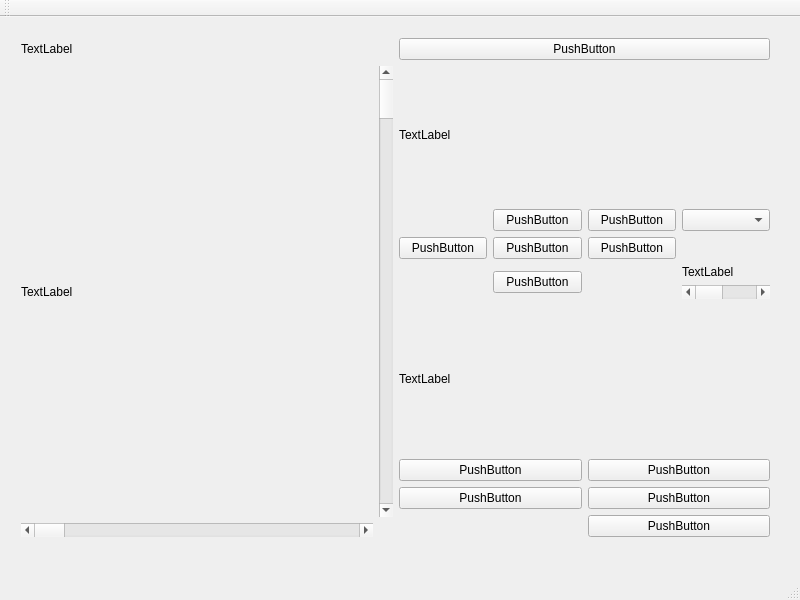
<?xml version="1.0" encoding="UTF-8"?>
<ui version="4.0">
 <class>main_window</class>
 <widget class="QMainWindow" name="main_window">
  <property name="geometry">
   <rect>
    <x>0</x>
    <y>0</y>
    <width>800</width>
    <height>600</height>
   </rect>
  </property>
  <property name="windowTitle">
   <string>main_window</string>
  </property>
  <widget class="QWidget" name="centralWidget">
   <widget class="QWidget" name="">
    <property name="geometry">
     <rect>
      <x>10</x>
      <y>10</y>
      <width>771</width>
      <height>521</height>
     </rect>
    </property>
    <layout class="QGridLayout" name="gridLayout_2">
     <item row="0" column="0">
      <widget class="QLabel" name="label_3">
       <property name="text">
        <string>TextLabel</string>
       </property>
      </widget>
     </item>
     <item row="0" column="1">
      <widget class="QPushButton" name="pushButton_7">
       <property name="text">
        <string>PushButton</string>
       </property>
      </widget>
     </item>
     <item row="1" column="0" rowspan="2">
      <layout class="QGridLayout" name="game_window">
       <item row="0" column="0">
        <widget class="QLabel" name="placeholder">
         <property name="enabled">
          <bool>true</bool>
         </property>
         <property name="text">
          <string>TextLabel</string>
         </property>
        </widget>
       </item>
       <item row="1" column="0">
        <widget class="QScrollBar" name="xScrollbar">
         <property name="orientation">
          <enum>Qt::Horizontal</enum>
         </property>
        </widget>
       </item>
       <item row="0" column="1">
        <widget class="QScrollBar" name="yScrollbar">
         <property name="orientation">
          <enum>Qt::Vertical</enum>
         </property>
        </widget>
       </item>
      </layout>
     </item>
     <item row="1" column="1">
      <layout class="QGridLayout" name="gridLayout">
       <item row="3" column="3">
        <layout class="QVBoxLayout" name="currentProgramLayout">
         <item>
          <widget class="QLabel" name="label">
           <property name="text">
            <string>TextLabel</string>
           </property>
          </widget>
         </item>
         <item>
          <widget class="QScrollBar" name="horizontalScrollBar">
           <property name="orientation">
            <enum>Qt::Horizontal</enum>
           </property>
          </widget>
         </item>
        </layout>
       </item>
       <item row="1" column="3">
        <widget class="QComboBox" name="comboBox"/>
       </item>
       <item row="1" column="1">
        <widget class="QPushButton" name="pushButton_5">
         <property name="text">
          <string>PushButton</string>
         </property>
        </widget>
       </item>
       <item row="2" column="2">
        <widget class="QPushButton" name="pushButton_4">
         <property name="text">
          <string>PushButton</string>
         </property>
        </widget>
       </item>
       <item row="2" column="1">
        <widget class="QPushButton" name="pushButton_3">
         <property name="text">
          <string>PushButton</string>
         </property>
        </widget>
       </item>
       <item row="1" column="2">
        <widget class="QPushButton" name="pushButton_6">
         <property name="text">
          <string>PushButton</string>
         </property>
        </widget>
       </item>
       <item row="3" column="1">
        <widget class="QPushButton" name="pushButton_2">
         <property name="text">
          <string>PushButton</string>
         </property>
        </widget>
       </item>
       <item row="2" column="0">
        <widget class="QPushButton" name="pushButton">
         <property name="text">
          <string>PushButton</string>
         </property>
        </widget>
       </item>
       <item row="0" column="0" colspan="4">
        <widget class="QLabel" name="label_2">
         <property name="text">
          <string>TextLabel</string>
         </property>
        </widget>
       </item>
      </layout>
     </item>
     <item row="2" column="1">
      <layout class="QGridLayout" name="missionControlLayout">
       <item row="0" column="0" colspan="2">
        <widget class="QLabel" name="staticLabel1">
         <property name="text">
          <string>TextLabel</string>
         </property>
        </widget>
       </item>
       <item row="1" column="0">
        <widget class="QPushButton" name="missionStart">
         <property name="text">
          <string>PushButton</string>
         </property>
        </widget>
       </item>
       <item row="1" column="1">
        <widget class="QPushButton" name="missionCancel">
         <property name="text">
          <string>PushButton</string>
         </property>
        </widget>
       </item>
       <item row="2" column="0">
        <widget class="QPushButton" name="missionStep">
         <property name="text">
          <string>PushButton</string>
         </property>
        </widget>
       </item>
       <item row="2" column="1">
        <widget class="QPushButton" name="missionAutomatic">
         <property name="text">
          <string>PushButton</string>
         </property>
        </widget>
       </item>
       <item row="3" column="1">
        <widget class="QPushButton" name="missionStop">
         <property name="text">
          <string>PushButton</string>
         </property>
        </widget>
       </item>
      </layout>
     </item>
    </layout>
   </widget>
   <zorder>xScrollbar</zorder>
   <zorder>yScrollbar</zorder>
   <zorder>placeholder</zorder>
   <zorder>placeholder</zorder>
   <zorder>staticLabel1</zorder>
   <zorder>missionStart</zorder>
   <zorder>missionCancel</zorder>
   <zorder>missionStep</zorder>
   <zorder>missionAutomatic</zorder>
   <zorder>missionStop</zorder>
   <zorder>textEdit</zorder>
   <zorder>horizontalScrollBar</zorder>
   <zorder>pushButton</zorder>
   <zorder>pushButton_2</zorder>
   <zorder>pushButton_3</zorder>
   <zorder>pushButton_4</zorder>
   <zorder>pushButton_5</zorder>
   <zorder>pushButton_6</zorder>
   <zorder>label_2</zorder>
   <zorder>comboBox</zorder>
   <zorder>label_2</zorder>
   <zorder>pushButton_7</zorder>
   <zorder>label_3</zorder>
  </widget>
  <widget class="QMenuBar" name="menuBar">
   <property name="geometry">
    <rect>
     <x>0</x>
     <y>0</y>
     <width>800</width>
     <height>21</height>
    </rect>
   </property>
  </widget>
  <widget class="QToolBar" name="mainToolBar">
   <attribute name="toolBarArea">
    <enum>TopToolBarArea</enum>
   </attribute>
   <attribute name="toolBarBreak">
    <bool>false</bool>
   </attribute>
  </widget>
  <widget class="QStatusBar" name="statusBar"/>
 </widget>
 <layoutdefault spacing="6" margin="11"/>
 <resources/>
 <connections/>
</ui>
